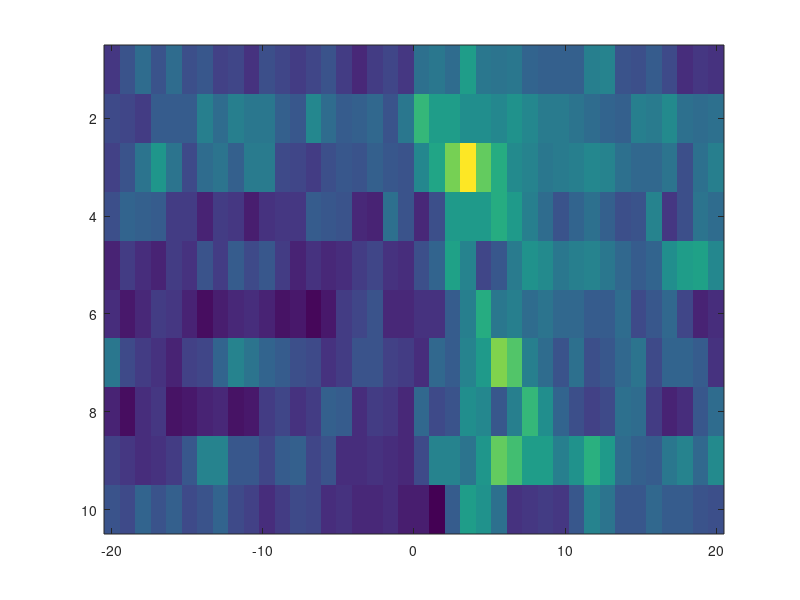
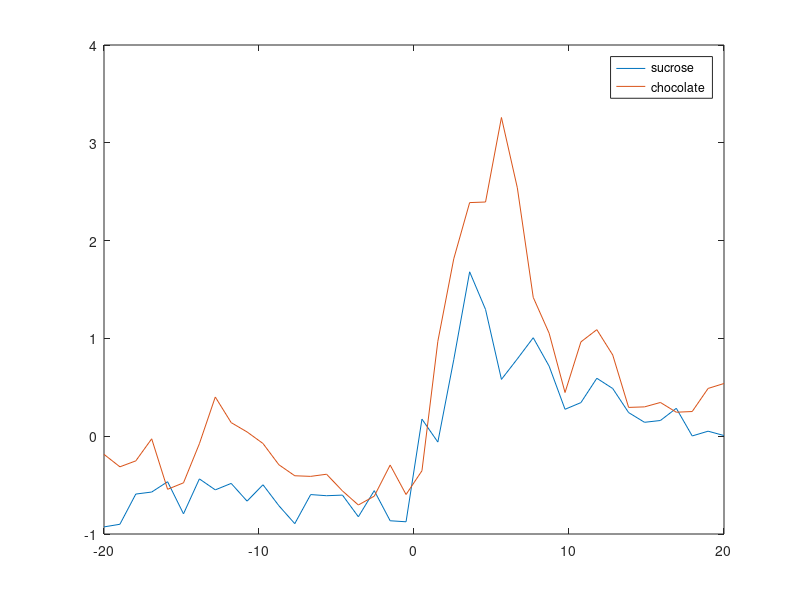

Recreate these plots in MATLAB, in order.
% MatLab Problem Set = Due Monday May 11 2020
% Corresponds to week 6 of Coursera Vanderbilt MatLab Course
% By Christian Pedersen

clear all  % clears all variables
close all  % closes all figures
clc    % clears command window


%% Here I load in example photometry data to practice with

% loading in example data
load('example_photom_drift_1Hz.mat')

% Instructions: A time series is a 1 dimensional matrix that has a single
% value (element) for each time step. For the sake of these exercises, we
% will use the time series generated above, raw470 and raw405. Each element
% corresponds to 1 fluorescence sample per second. Use these variables
% to answer the below questions to the best of your abilities. Also, feel 
% free to google stuff like "matlab how to find length of a variable" if 
% you get stuck. 



%% Question 1: If statements

% number = input('Enter a positive integer: ')
% The above 'input()' command will ask the user to enter a number and will
% save that value as the variable 'number'.

% A) Use the input() command to prompt yourself for a positive integer and
% save the integer as a variable called 'x1'. Use an if statement to return
% the text "This integer is odd" if it is odd, or "this integer
% is even" if it is even. (Hint: use the rem command

x1 = input('Enter a positive integer: ');

if rem(x1,2) == 1
    
    "This integer is odd"
    
elseif rem(x1,2) == 0
    
    "This integer is even"
    
else
   
    "This number is not an integer"
    
end


%% Question 2: Logical indexing


% A boolean matrix is a matrix that contains only 1's and 0's. The contents
% of the elements are binary, and we think about each element as being True
% or False. Binary matrices are also often called truth tables or logical arrays.


% Example: say we have a matrix a = [1 4 6 2 7]. If we ask matlab to find
% which elements of a are greater than 3, the output is a binary matrix.
% a>3 = [0 1 1 0 1]
% a==4 = [0 1 0 0 0]
% We can also use these logical arrays to specify indices of a matrix.
% a(a>3) = [4 6 7]
% a(a=4)


% A) Find the mean of the given variable 'raw470' and save it as a variable
% called 'avg470'.

avg470 = mean(raw470)

% B) Create a logical array that's elements are True when raw470 > avg470

logarray1 = raw470 > avg470

% C) Find the mean of the elements of raw470 that are greater than avg470

highset470 = raw470(logarray1==1);

mean(highset470)

% D) Find the mean of the elements of raw470 that are less than avg470.

lowset470 = raw470(logarray1==0);

mean(lowset470)

% E) Compare the two means from part C and part D. What does this imply about
% the distribution of values in raw 470? Is it symmetrical?


%% Question 3: Visualizing and quantifying dopamine neuron activity during 
% sucrose pellet consumption.

load('periChocoMat2.mat')

% The above code loads a 2 dimensional matrix variable 'periAllEvents2'.
% The rows of this matrix correspond to the photometry signal of dopamine
% neurons while an animal consumes a pellet. The 10 rows correspond
% to the 10 pellet eating bouts in a 30 minute session. Rows 3,4,7 and 9
% correspond to trials in which the mouse got a more appetitive chocolate
% pellet, while the others trials correspond to the eating of a normal
% sucrose pellet. The 40 columns correspond to fluorescence 
% measurements each second from 20 seconds before the onset of eating to 
% 20 seconds after.


% A) Use the imagesc() command to plot a heatmap of every pellet eating
% bout from -20 seconds to + 20 seconds.

figure()
imagesc(linspace(-20,20,40),1:10,periAllEvents2)

% B) Manually create a 10 element logical array that flags the trials in
% which the mouse gets the chocolate pellets. Call the variable 'chocoFlag'

chocoFlag = [0 0 1 1 0 0 1 0 1 0];

% C) Manually create a 10 element logical array that flags the trials in
% which the mouse gets the sucrose pellets. Call the variable 'sucroFlag'

sucroFlag = [1 1 0 0 1 1 0 1 0 1];

% D) Use imagesc() to create separate heatmaps for these two types of
% pellet trials. (one should be 4x40 in size, the other should be 6x40)
% (Hint: chocoMat = periAllEvents2(chocoFlag==1,:);

chocoMat = periAllEvents2(chocoFlag==1,:);

sucroMat = periAllEvents2(sucroFlag==1,:);

% E) Plot the mean peri-event fluorescence trace for each trial type. This
% allows us to see the average activity during the consumption of a
% chocolate pellet and a sucrose pellet. Try putting these on the same plot
% for close comparison.

choc = mean(chocoMat);

sucr = mean(periAllEvents2([1 2 5 6 8 10],:));

figure()
plot(linspace(-20,20,40),sucr,'',linspace(-20,20,40),choc,'')
legend('sucrose','chocolate')

% F) For each trial, take the mean fluorescence 0-10s after pellet
% consumption (one scalar for each trial).

chocAVG = mean(chocoMat(:,21:30),2);
sucrAVG = mean(periAllEvents2([1 2 5 6 7 8 10],21:30),2);

% G) Compare the mean fluorescence per eating trial between the two types
% of pellets. Is there a significant difference?
% For a two sample t-test, use the command:
% [h,p] = ttest2()

[h,p] = ttest2(chocAVG,sucrAVG)





